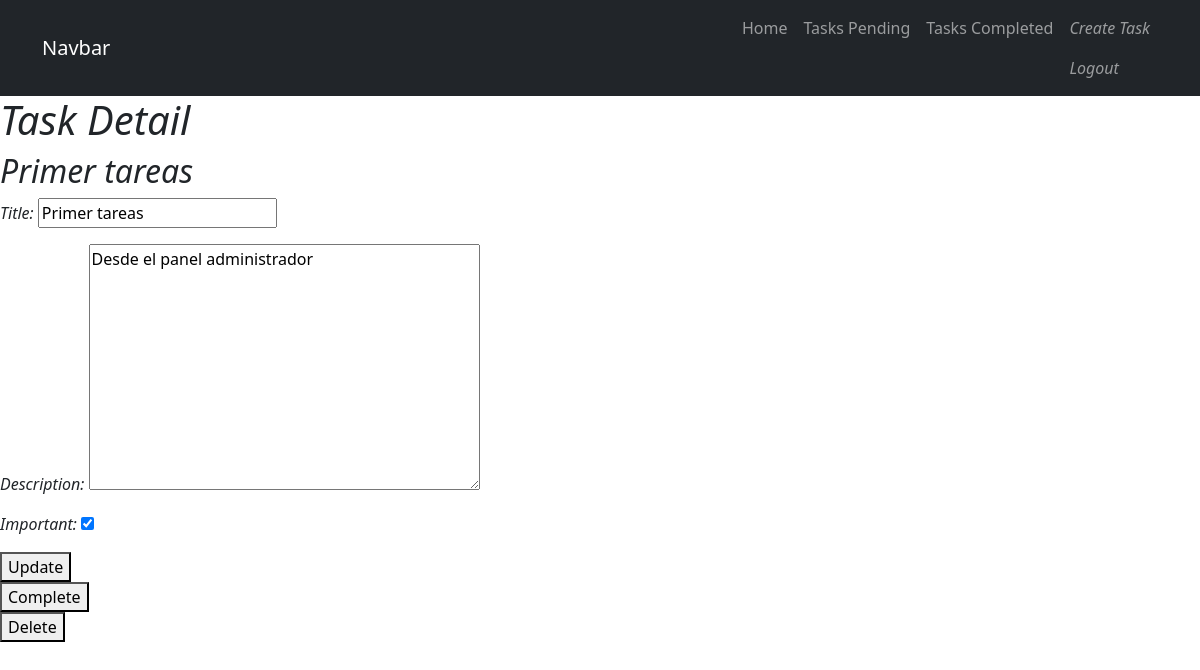
/tasks/1/ (signed in), run on the app's committed database.
### tasks/models.py (models this page shows, shortened)
class Task(models.Model):
    title = models.CharField(max_length=100) # titulo de 100 caracteres maxim0
    description = models.TextField(blank=True) # descripcion que puede estar vacio
    created = models.DateTimeField(auto_now_add=True) # fecha que se agrega automaticamente
    datecompleted = models.DateTimeField(null=True, blank=True) # fecha que se agrega manualmente y es opcional
    important = models.BooleanField(default=False) # campo boleando por defecto falso, no todas las tareas son importantes
    user = models.ForeignKey(User, on_delete=models.CASCADE) # relacion con tabla usuarios y eliminacion en cascada si el usuario es eliminado

### tasks/views.py (the view, shortened to what this page needs)
# urls.py: path('tasks/<int:task_id>/', views.task_detail, name='task_detail'),
@login_required # este elemento exige que se haya iniciado secion para aceder a la vista
def task_detail(request, task_id):
    if request.method=='GET':
        task = get_object_or_404(Task, pk=task_id, user=request.user) # busque tareas por id y usuario logeado
        form = TaskForm(instance=task)
        return render(request, 'task_detail.html', {'task':task, 'form':form})

### tasks/forms.py
class TaskForm(ModelForm):
    class Meta:
        model = Task # el formulario esta basado en el modelo Task
        fields = ['title', 'description', 'important']

### tasks/templates/task_detail.html (shortened to what this page needs)
{% extends 'base.html' %}
{% block content %}
    <h1>Task Detail</h1>
    <h2>{{ task.title }}</h2>
    <form action="" method="POST">
        {{ form.as_p }}
        <button>Update</button>
    </form>
    <form action="{% url 'complete_task' task.id %}" method="POST">
        <button>Complete</button>
    </form>
    <form action="{% url 'delete_task' task.id %}" method="POST">
        <button>Delete</button>
    </form>
{% endblock %}

### data on the page
Task: title "Primer tareas", description "Desde el panel administrador", important "☑"
